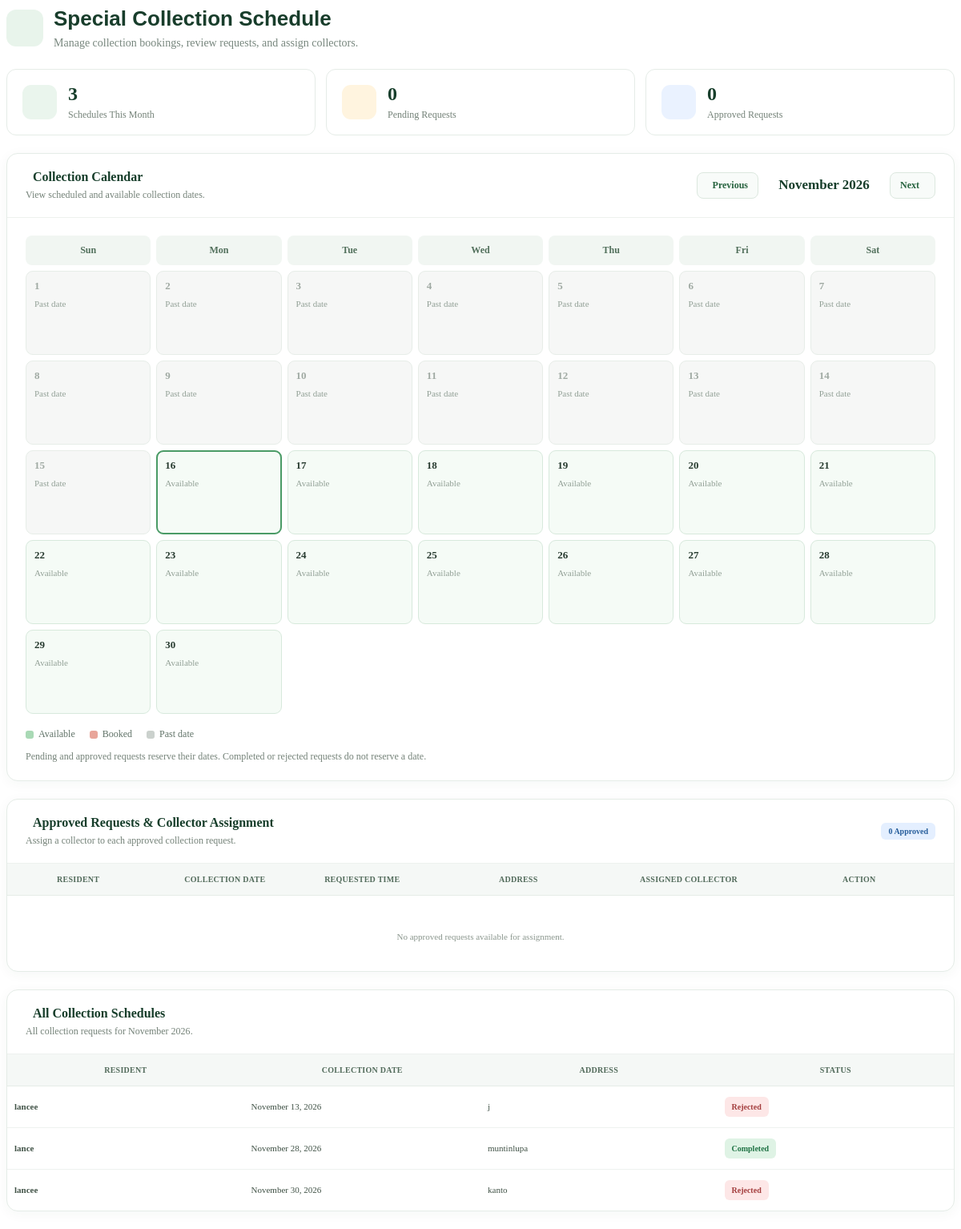
Before: /wastesystem_/admin/pickup_schedule.php with the older database file.
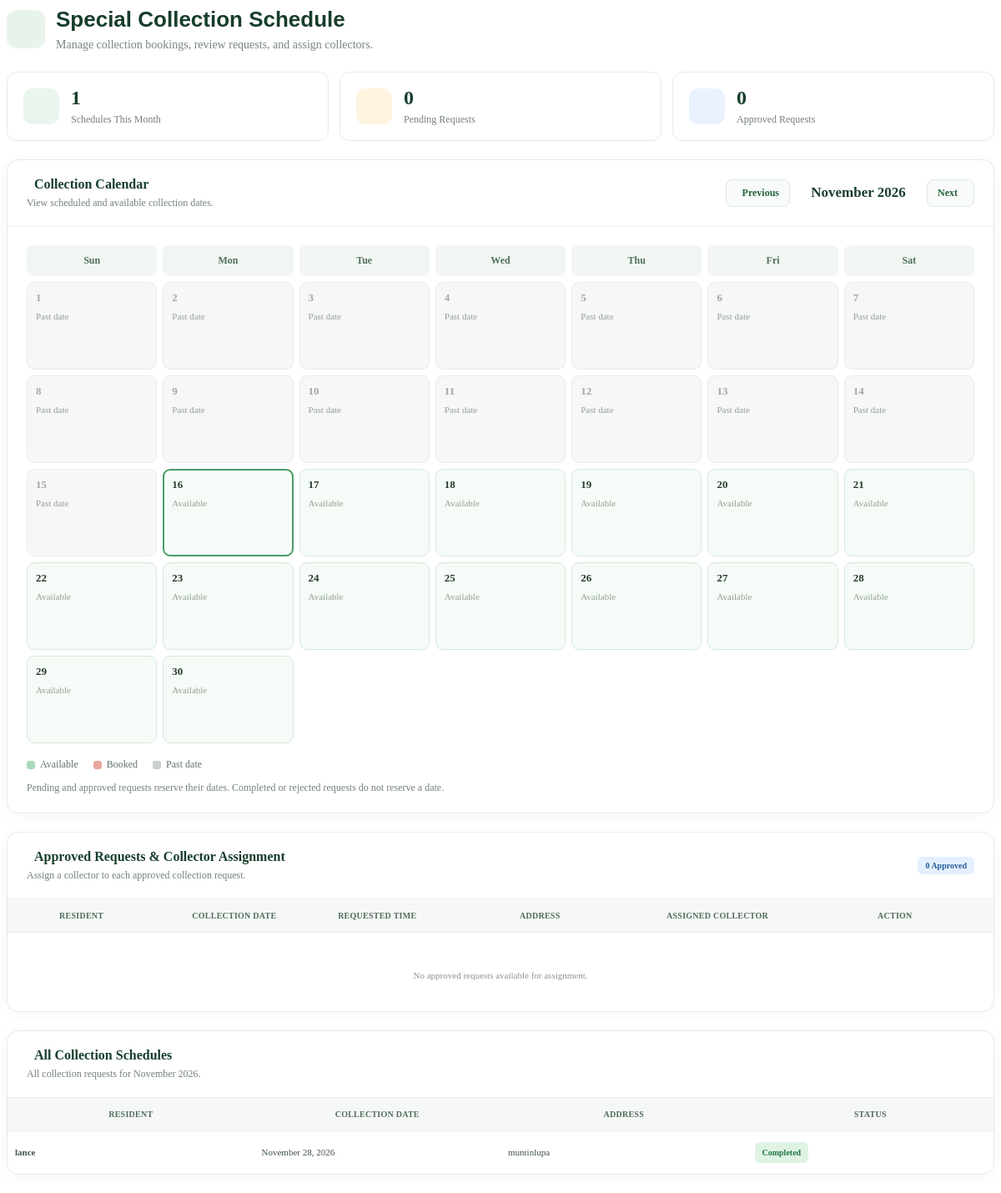
After: the same page with the newer database file.
### tables this page shows
CREATE TABLE `collection_schedules` (
  `id` int(11) NOT NULL,
  `user_id` int(11) NOT NULL,
  `collector_id` int(11) DEFAULT NULL,
  `notes` text NOT NULL,
  `collection_date` date NOT NULL,
  `requested_time` time NOT NULL,
  `collection_address` varchar(255) NOT NULL,
  `status` enum('Rejected','Approved','Completed','Pending') NOT NULL DEFAULT 'Pending',
  `created_at` timestamp NOT NULL DEFAULT current_timestamp()
);

CREATE TABLE `users` (
  `id` int(11) NOT NULL,
  `fullname` varchar(255) NOT NULL,
  `users` varchar(255) NOT NULL,
  `password` varchar(255) NOT NULL,
  `role` varchar(11) NOT NULL,
  `email` varchar(255) DEFAULT NULL,
  `email_verified` tinyint(1) NOT NULL DEFAULT 0,
  `email_verified_at` datetime DEFAULT NULL,
  `address` varchar(500) NOT NULL
);

### wastesystem_/admin/pickup_schedule.php (the view, shortened to what the changed rows need)
<?php
require_once __DIR__ . "/../config/database.php";
$month = $_GET["month"] ?? date("Y-m");
$month_start = $month . "-01";
$month_end = date("Y-m-t", strtotime($month_start));
$days_in_month = (int)date("t", strtotime($month_start));
$today = date("Y-m-d");
function ecotrackRows($conn, $sql, $types = null, $params = []) {
    $rows = [];
    if ($types !== null) {
        $stmt = $conn->prepare($sql);
        $stmt->bind_param($types, ...$params);
        $stmt->execute();
        $result = $stmt->get_result();
    } else {
        $result = $conn->query($sql);
    }
    if ($result) {
        while ($row = $result->fetch_assoc()) {
            $rows[] = $row;
        }
    }
    return $rows;
}
$schedules = ecotrackRows(
    $conn,
    "SELECT
        cs.id,
        cs.user_id,
        cs.collection_date,
        cs.requested_time,
        cs.collection_address,
        cs.notes,
        cs.status,
        cs.created_at,
        u.fullname,
        u.users
     FROM collection_schedules cs
     LEFT JOIN users u ON cs.user_id = u.id
     WHERE cs.collection_date BETWEEN ? AND ?
     ORDER BY cs.collection_date ASC, cs.id DESC",
    "ss",
    [$month_start, $month_end]
);
$booked_dates = [];
?>
<div class="schedule-page">
    <div class="schedule-heading">
        <div>
            <h2 class="page-title">Special Collection Schedule</h2>
        </div>
    </div>
    <div class="summary-grid">
        <div class="summary-item">
            <div><div class="summary-value"><?= count($schedules) ?></div><div class="summary-label">Schedules This Month</div></div>
        </div>
    </div>
    <section class="schedule-card">
        <div class="card-content">
            <div class="calendar-scroll">
                <div class="calendar-grid">
                    <?php foreach (["Sun", "Mon", "Tue", "Wed", "Thu", "Fri", "Sat"] as $weekday): ?>
                        <div class="weekday"><?= $weekday ?></div>
                    <?php endforeach; ?>
                    <?php for ($day = 1; $day <= $days_in_month; $day++): ?>
                        <?php
                        $calendar_date = $month . "-" . str_pad((string)$day, 2, "0", STR_PAD_LEFT);
                        $is_past = $calendar_date < $today;
                        $is_booked = isset($booked_dates[$calendar_date]);
                        $day_class = $is_past ? "past" : ($is_booked ? "booked" : "available");
                        ?>
                        <div class="calendar-day <?= $day_class ?> <?= $calendar_date === $today ? 'today' : '' ?>">
                            <div class="day-number"><?= $day ?></div>
                            <?php if ($is_booked): ?>
                                <?php foreach ($booked_dates[$calendar_date] as $booking): ?>
                                    <span class="calendar-name">
                                        <strong><?= htmlspecialchars($booking['fullname'] ?? 'Unknown Resident', ENT_QUOTES, 'UTF-8') ?></strong>
                                        <span class="status-badge status-<?= strtolower(htmlspecialchars($booking['status'], ENT_QUOTES, 'UTF-8')) ?>"><?= htmlspecialchars($booking['status'], ENT_QUOTES, 'UTF-8') ?></span>
                                    </span>
                                <?php endforeach; ?>
                            <?php else: ?>
                                <span class="calendar-empty"><?= $is_past ? 'Past date' : 'Available' ?></span>
                            <?php endif; ?>
                        </div>
                    <?php endfor; ?>
                </div>
            </div>
        </div>
    </section>
    <section class="schedule-card">
        <div class="table-responsive">
            <table class="table schedule-table approved-table">
                <thead><tr><th>Resident</th><th>Collection Date</th><th>Requested Time</th><th>Address</th><th>Assigned Collector</th><th>Action</th></tr></thead>
            </table>
        </div>
    </section>
    <section class="schedule-card">
        <div class="table-responsive">
            <table class="table schedule-table all-schedules-table">
                <thead><tr><th>Resident</th><th>Collection Date</th><th>Address</th><th>Status</th></tr></thead>
                <tbody>
                    <?php if ($schedules): ?>
                        <?php foreach ($schedules as $s): ?>
                            <?php
                            $status_classes = [
                                'Pending' => 'status-pending',
                                'Approved' => 'status-approved',
                                'Completed' => 'status-completed',
                                'Rejected' => 'status-rejected'
                            ];
                            $status_class = $status_classes[$s['status']] ?? 'status-pending';
                            ?>
                            <tr>
                                <td class="resident-name"><?= htmlspecialchars($s['fullname'] ?? 'Unknown Resident', ENT_QUOTES, 'UTF-8') ?></td>
                                <td><?= htmlspecialchars(date('F d, Y', strtotime($s['collection_date'])), ENT_QUOTES, 'UTF-8') ?></td>
                                <td class="address-cell"><?= htmlspecialchars($s['collection_address'] ?? '', ENT_QUOTES, 'UTF-8') ?></td>
                                <td><span class="status-badge <?= $status_class ?>"><?= htmlspecialchars($s['status'], ENT_QUOTES, 'UTF-8') ?></span></td>
                            </tr>
                        <?php endforeach; ?>
                    <?php else: ?>
                        <tr><td colspan="4" class="empty-state"><i class="fas fa-calendar-times"></i>No collection schedules found for this month.</td></tr>
                    <?php endif; ?>
                </tbody>
            </table>
        </div>
    </section>
</div>

Changed rows visible on the page:
removed collection_schedules: user.fullname "lancee", collection_date "November 13, 2026", collection_address "j", status "Rejected"
removed collection_schedules: user.fullname "lancee", collection_date "November 30, 2026", collection_address "kanto", status "Rejected"
Other visible differences:
count($schedules): "3" → "1"
